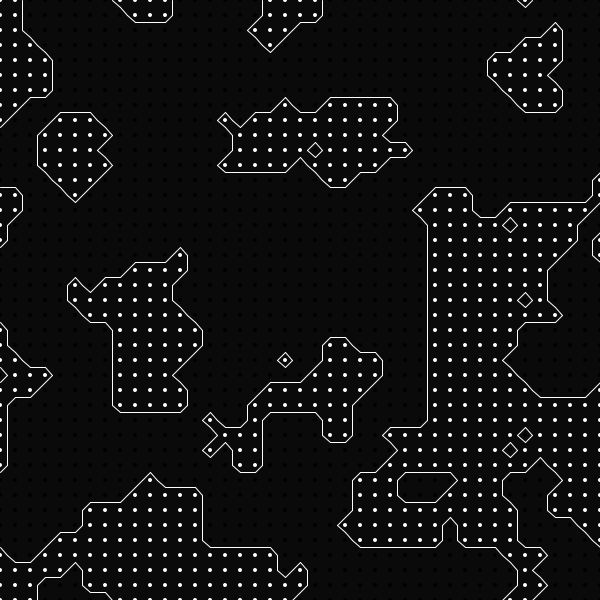
Frame 1 (no input)
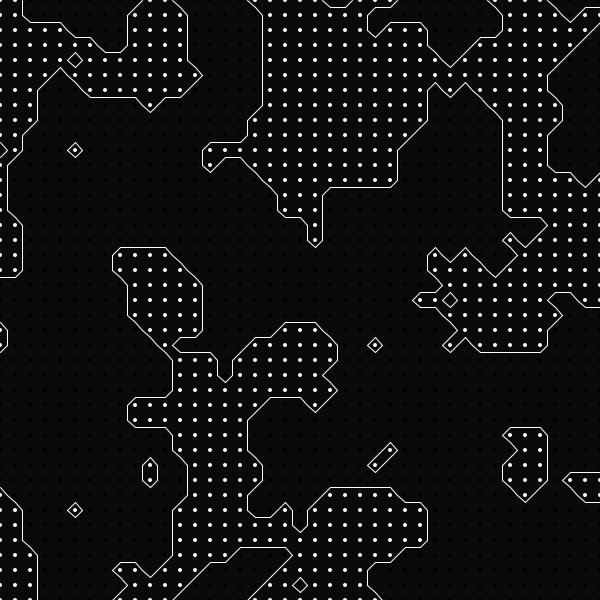
Frame 60 (the mouse pressed at the canvas centre just before this capture)
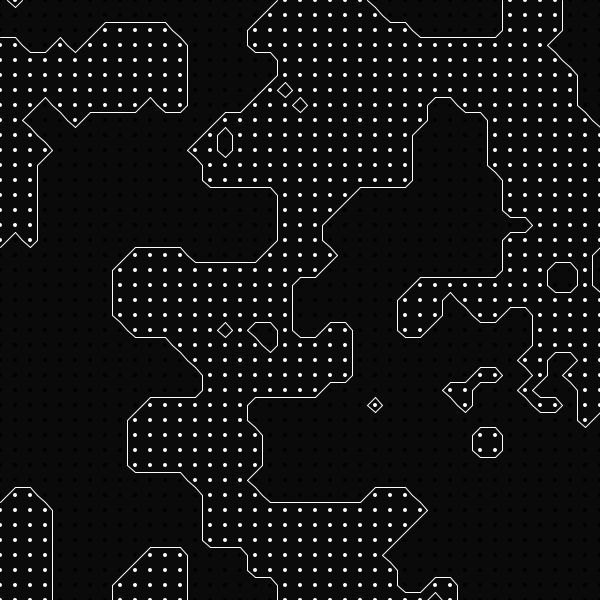
Frame 120 (the mouse held since frame 60 and released just before this capture)

The Processing sketch that drew these frames (run headless with seeded random() and noise(); from frame 60 on, the mouse is pressed at the canvas centre):

// Processing sketch: marchingsquares
// ── marchingsquares.pde

int res=15;
int rows, cols;
int narray[][];
float z, resu;

void setup(){
  size(600, 600);
  rows=int(width/res);
  cols=int(height/res);
  resu=.2;
  
  narray= new int[rows+1][cols+1];
  z=0;
  for(int i=0; i<rows+1; i++){
    for(int j=0; j<cols+1; j++){
       narray[i][j]=floor(noise(i*resu, j*resu, z)*2);
    }  
  }
  
}
void draw(){
  background(10);
  float radius=2;
  for(int i=0; i<rows+1; i++){
    for(int j=0; j<cols+1; j++){
       fill(narray[i][j]*255);
       noStroke();
       ellipse(i*res, j*res, radius*2, radius*2); 
    }  
  }
  for(int i=0; i<rows; i++){
    for(int j=0; j<cols; j++){
      PVector a = new PVector(res*(i+.5), res*j);
      PVector b = new PVector(res*(i+1), res*(j+.5));
      PVector c = new PVector(res*(i+.5), res*(j+1));
      PVector d = new PVector(res*i, res*(j+.5));
      fill(255);
      stroke(255);
       switch(8*narray[i][j]+4*narray[i+1][j]+2*narray[i+1][j+1]+1*narray[i][j+1]){
         case 1:
         case 14:
           line(d.x, d.y, c.x, c.y); 
           break;
         case 2:
         case 13:
           line(b.x, b.y, c.x, c.y);
           break;
         case 3:
         case 12:
           line(d.x, d.y, b.x, b.y);
           break;
         case 4:
         case 11:
           line(a.x, a.y, b.x, b.y);
           break;
         case 5:
           line(a.x, a.y, d.x, d.y);
           line(b.x, b.y, c.x, c.y);
           break;
         case 6:
         case 9:
           line(a.x, a.y, c.x, c.y);
           break;
         case 7:
         case 8:
           line(d.x, d.y, a.x, a.y);
           break;
         case 10:
           line(a.x, a.y, b.x, b.y);
           line(d.x, d.y, c.x, c.y);         
           break;
       }
    }  
  }

  z+=0.01;
  for(int i=0; i<rows+1; i++){
    for(int j=0; j<cols+1; j++){
       narray[i][j]=floor(noise(i*resu, j*resu, z)*2);
    }  
  }

}
